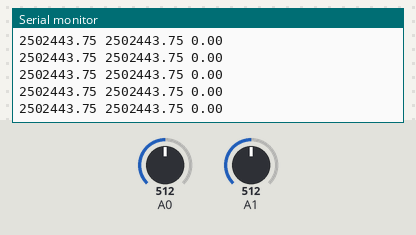
Simulated run of this sketch. Board: Arduino Uno, built with avr-gcc and run on an emulated ATmega328P. On the bench: the last lines printed to the serial monitor. Inputs (shaded band) come from the test bench; at power-on: A0 = 512, A1 = 512.

Above: at 1.2 s.
1.3 s: A0 set to 597
At 2.3 s:
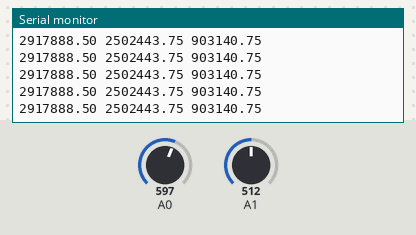
4.3 s: A0 set to 624
At 5.4 s:
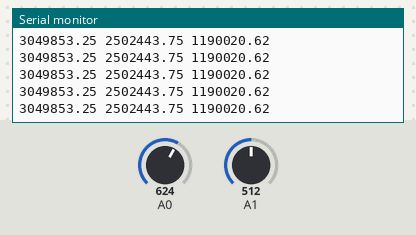
5.8 s: A1 set to 217
At 6.9 s:
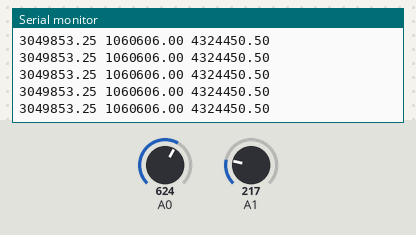
7.3 s: A1 set to 193
At 8.4 s:
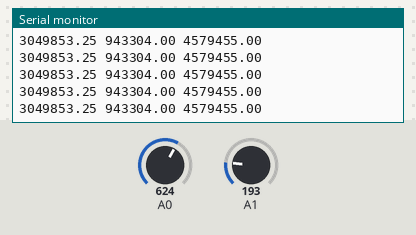
8.8 s: A0 set to 301
At 9.3 s:
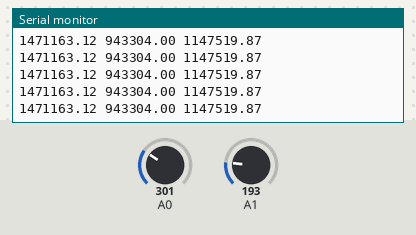
10.3 s: A0 set to 274
At 11.4 s:
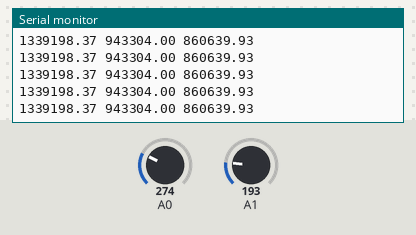
Timing chart, 0 to 12.8 s (numbered marks = the images above; inputs shaded):
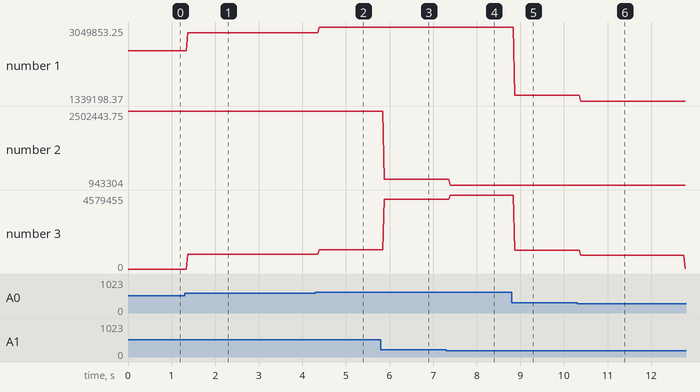

Measured:
- after the input at 1.3 s, the serial monitor: prints a new line after 0.07 s (image 1)
- after the input at 4.3 s, the serial monitor: prints a new line after 0.09 s (image 2)
- after the input at 5.8 s, the serial monitor: prints a new line after 0.07 s (image 3)
- after the input at 7.3 s, the serial monitor: prints a new line after 0.10 s (image 4)
- after the input at 8.8 s, the serial monitor: prints a new line after 0.07 s (image 5)
- after the input at 10.3 s, the serial monitor: prints a new line after 0.08 s (image 6)
- plotted number 1: 2502443.75 → 2917888.5 after the input at 1.3 s, 2917888.5 → 3049853.25 after the input at 4.3 s, 3049853.25 → 1471163.12 after the input at 8.8 s, 1471163.12 → 1339198.37 after the input at 10.3 s
- plotted number 2: 2502443.75 → 1060606 after the input at 5.8 s, 1060606 → 943304 after the input at 7.3 s

The sketch:

senddata.ino
```cpp
int resistor = 460;

void setup() {
  Serial.begin(9600);
}

void loop() {
  float val1 = analogRead(A0) * 5000000.0/ 1023.0;
  float val2 = analogRead(A1) * 5000000.0/ 1023.0;
  float val3 = 1000* (val1 - val2) / resistor;
  Serial.print(val1);
  Serial.print(" ");
  Serial.print(val2);
  Serial.print(" ");
  Serial.println(val3);
  delay(1);
}
```
